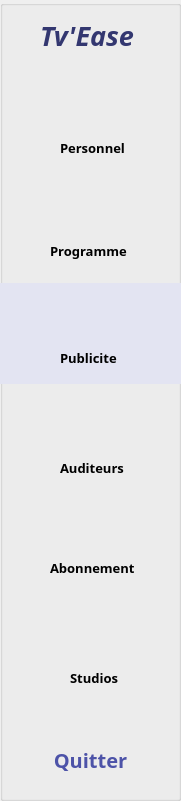
  <widget class="QGroupBox" name="groupBox_2">
   <property name="geometry">
    <rect>
     <x>0</x>
     <y>0</y>
     <width>181</width>
     <height>801</height>
    </rect>
   </property>
   <property name="styleSheet">
    <string notr="true">background-image: url(:/img/images/background.jpg);</string>
   </property>
   <property name="title">
    <string/>
   </property>
   <widget class="QWidget" name="verticalLayoutWidget_2">
    <property name="geometry">
     <rect>
      <x>0</x>
      <y>70</y>
      <width>181</width>
      <height>740</height>
     </rect>
    </property>
    <property name="sizePolicy">
     <sizepolicy hsizetype="Preferred" vsizetype="Preferred">
      <horstretch>0</horstretch>
      <verstretch>0</verstretch>
     </sizepolicy>
    </property>
    <layout class="QVBoxLayout" name="verticalLayout_2">
     <item>
      <widget class="QPushButton" name="pushButton_16">
       <property name="sizePolicy">
        <sizepolicy hsizetype="Minimum" vsizetype="Preferred">
         <horstretch>0</horstretch>
         <verstretch>0</verstretch>
        </sizepolicy>
       </property>
       <property name="cursor">
        <cursorShape>PointingHandCursor</cursorShape>
       </property>
       <property name="styleSheet">
        <string notr="true">QPushButton{
background-color: transparent;
	background-image: url();
    font-family: Neue Haas Grotesk Text Pro Thin; 
    font-weight: bold; 
    font-size: 20px; 
border : none ; 
border-radius : 0 px ;
color : #4D53A8 ; 
}
QPushButton:hover{
background-color: #E3E4F2;
 
}

</string>
       </property>
       <property name="text">
        <string/>
       </property>
       <property name="icon">
        <iconset>
         <disabledon>:/img/images/perso.png</disabledon>
        </iconset>
       </property>
       <property name="iconSize">
        <size>
         <width>30</width>
         <height>30</height>
        </size>
       </property>
      </widget>
     </item>
     <item>
      <widget class="QPushButton" name="pushButton_17">
       <property name="sizePolicy">
        <sizepolicy hsizetype="Minimum" vsizetype="Preferred">
         <horstretch>0</horstretch>
         <verstretch>0</verstretch>
        </sizepolicy>
       </property>
       <property name="cursor">
        <cursorShape>PointingHandCursor</cursorShape>
       </property>
       <property name="styleSheet">
        <string notr="true">QPushButton{
background-color: transparent;
	background-image: url();
    font-family: Neue Haas Grotesk Text Pro Thin; 
    font-weight: bold; 
    font-size: 20px; 
border : none ; 
border-radius : 0 px ;
color : #4D53A8 ; 
}
QPushButton:hover{
background-color: #E3E4F2;
 
}

</string>
       </property>
       <property name="text">
        <string/>
       </property>
       <property name="icon">
        <iconset resource="source.qrc">
         <normaloff>:/img/images/program.png</normaloff>:/img/images/program.png</iconset>
       </property>
       <property name="iconSize">
        <size>
         <width>30</width>
         <height>30</height>
        </size>
       </property>
      </widget>
     </item>
     <item>
      <widget class="QPushButton" name="pushButton_18">
       <property name="sizePolicy">
        <sizepolicy hsizetype="Minimum" vsizetype="Preferred">
         <horstretch>0</horstretch>
         <verstretch>0</verstretch>
        </sizepolicy>
       </property>
       <property name="styleSheet">
        <string notr="true">background-color: #E3E4F2;
	background-image: url();

  font-family: Neue Haas Grotesk Text Pro Thin, sans-serif; 
  font-weight: bold; 
    font-size: 20px; 
border : none ; 
border-radius : 0 px ;
color : #4D53A8 ; </string>
       </property>
       <property name="text">
        <string/>
       </property>
       <property name="icon">
        <iconset resource="source.qrc">
         <normaloff>:/img/images/pub.png</normaloff>:/img/images/pub.png</iconset>
       </property>
       <property name="iconSize">
        <size>
         <width>30</width>
         <height>30</height>
        </size>
       </property>
      </widget>
     </item>
     <item>
      <widget class="QPushButton" name="pushButton_19">
       <property name="sizePolicy">
        <sizepolicy hsizetype="Minimum" vsizetype="Preferred">
         <horstretch>0</horstretch>
         <verstretch>0</verstretch>
        </sizepolicy>
       </property>
       <property name="cursor">
        <cursorShape>PointingHandCursor</cursorShape>
       </property>
       <property name="styleSheet">
        <string notr="true">QPushButton{
background-color: transparent;
	background-image: url();
    font-family: Neue Haas Grotesk Text Pro Thin; 
    font-weight: bold; 
    font-size: 20px; 
border : none ; 
border-radius : 0 px ;
color : #4D53A8 ; 
}
QPushButton:hover{
background-color: #E3E4F2;
 
}

</string>
       </property>
       <property name="text">
        <string/>
       </property>
       <property name="icon">
        <iconset resource="source.qrc">
         <normaloff>:/img/images/audi.png</normaloff>:/img/images/audi.png</iconset>
       </property>
       <property name="iconSize">
        <size>
         <width>30</width>
         <height>30</height>
        </size>
       </property>
      </widget>
     </item>
     <item>
      <widget class="QPushButton" name="pushButton_20">
       <property name="sizePolicy">
        <sizepolicy hsizetype="Minimum" vsizetype="Preferred">
         <horstretch>0</horstretch>
         <verstretch>0</verstretch>
        </sizepolicy>
       </property>
       <property name="cursor">
        <cursorShape>PointingHandCursor</cursorShape>
       </property>
       <property name="styleSheet">
        <string notr="true">QPushButton{
background-color: transparent;
	background-image: url();
    font-family: Neue Haas Grotesk Text Pro Thin; 
    font-weight: bold; 
    font-size: 20px; 
border : none ; 
border-radius : 0 px ;
color : #4D53A8 ; 
}
QPushButton:hover{
background-color: #E3E4F2;
 
}

</string>
       </property>
       <property name="text">
        <string/>
       </property>
       <property name="icon">
        <iconset resource="source.qrc">
         <normaloff>:/img/images/abonementtt.png</normaloff>:/img/images/abonementtt.png</iconset>
       </property>
       <property name="iconSize">
        <size>
         <width>30</width>
         <height>30</height>
        </size>
       </property>
      </widget>
     </item>
     <item>
      <widget class="QPushButton" name="pushButton_21">
       <property name="sizePolicy">
        <sizepolicy hsizetype="Minimum" vsizetype="Preferred">
         <horstretch>0</horstretch>
         <verstretch>0</verstretch>
        </sizepolicy>
       </property>
       <property name="cursor">
        <cursorShape>PointingHandCursor</cursorShape>
       </property>
       <property name="styleSheet">
        <string notr="true">QPushButton{
background-color: transparent;
	background-image: url();
    font-family: Neue Haas Grotesk Text Pro Thin; 
    font-weight: bold; 
    font-size: 20px; 
border : none ; 
border-radius : 0 px ;
color : #4D53A8 ; 
}
QPushButton:hover{
background-color: #E3E4F2;
 
}

</string>
       </property>
       <property name="text">
        <string/>
       </property>
       <property name="icon">
        <iconset resource="source.qrc">
         <normaloff>:/img/images/stu.png</normaloff>:/img/images/stu.png</iconset>
       </property>
       <property name="iconSize">
        <size>
         <width>30</width>
         <height>30</height>
        </size>
       </property>
      </widget>
     </item>
     <item>
      <widget class="QPushButton" name="pushButton_22">
       <property name="sizePolicy">
        <sizepolicy hsizetype="Minimum" vsizetype="Preferred">
         <horstretch>0</horstretch>
         <verstretch>0</verstretch>
        </sizepolicy>
       </property>
       <property name="cursor">
        <cursorShape>PointingHandCursor</cursorShape>
       </property>
       <property name="styleSheet">
        <string notr="true">QPushButton{
background-color: transparent;
	background-image: url();
    font-family: Neue Haas Grotesk Text Pro Thin; 
    font-weight: bold; 
    font-size: 20px; 
border : none ; 
border-radius : 0 px ;
color : #4D53A8 ; 
}
QPushButton:hover{
background-color: #E3E4F2;
 
}

</string>
       </property>
       <property name="text">
        <string>Quitter</string>
       </property>
       <property name="icon">
        <iconset resource="source.qrc">
         <normaloff>:/img/images/quit.png</normaloff>:/img/images/quit.png</iconset>
       </property>
       <property name="iconSize">
        <size>
         <width>50</width>
         <height>100</height>
        </size>
       </property>
      </widget>
     </item>
    </layout>
   </widget>
   <widget class="QLabel" name="label">
    <property name="geometry">
     <rect>
      <x>40</x>
      <y>20</y>
      <width>141</width>
      <height>31</height>
     </rect>
    </property>
    <property name="font">
     <font>
      <family>Neue Haas Grotesk Text Pro Extr</family>
      <pointsize>20</pointsize>
      <weight>75</weight>
      <italic>true</italic>
      <bold>true</bold>
     </font>
    </property>
    <property name="styleSheet">
     <string notr="true">border : none ;
background-color: none;
color : #333770 ;
background-image: url();

    </string>
    </property>
    <property name="text">
     <string>Tv'Ease</string>
    </property>
   </widget>
   <widget class="QLabel" name="label_34">
    <property name="geometry">
     <rect>
      <x>60</x>
      <y>460</y>
      <width>71</width>
      <height>16</height>
     </rect>
    </property>
    <property name="font">
     <font>
      <family>Neue Haas Grotesk Text Pro Medi</family>
      <pointsize>10</pointsize>
      <weight>75</weight>
      <bold>true</bold>
     </font>
    </property>
    <property name="styleSheet">
     <string notr="true">background-color: none;
background-image: url();</string>
    </property>
    <property name="text">
     <string>Auditeurs</string>
    </property>
   </widget>
   <widget class="QLabel" name="label_26">
    <property name="geometry">
     <rect>
      <x>60</x>
      <y>140</y>
      <width>81</width>
      <height>16</height>
     </rect>
    </property>
    <property name="font">
     <font>
      <family>Neue Haas Grotesk Text Pro Medi</family>
      <pointsize>10</pointsize>
      <weight>75</weight>
      <bold>true</bold>
     </font>
    </property>
    <property name="styleSheet">
     <string notr="true">background-color: none;
background-image: url();</string>
    </property>
    <property name="text">
     <string>Personnel</string>
    </property>
   </widget>
   <widget class="QLabel" name="label_33">
    <property name="geometry">
     <rect>
      <x>60</x>
      <y>350</y>
      <width>61</width>
      <height>16</height>
     </rect>
    </property>
    <property name="font">
     <font>
      <family>Neue Haas Grotesk Text Pro Medi</family>
      <pointsize>10</pointsize>
      <weight>75</weight>
      <bold>true</bold>
     </font>
    </property>
    <property name="styleSheet">
     <string notr="true">background-color: none;
background-image: url();</string>
    </property>
    <property name="text">
     <string>Publicite</string>
    </property>
   </widget>
   <widget class="QLabel" name="label_35">
    <property name="geometry">
     <rect>
      <x>50</x>
      <y>560</y>
      <width>91</width>
      <height>16</height>
     </rect>
    </property>
    <property name="font">
     <font>
      <family>Neue Haas Grotesk Text Pro Medi</family>
      <pointsize>10</pointsize>
      <weight>75</weight>
      <bold>true</bold>
     </font>
    </property>
    <property name="styleSheet">
     <string notr="true">background-color: none;
background-image: url();</string>
    </property>
    <property name="text">
     <string>Abonnement</string>
    </property>
   </widget>
   <widget class="QLabel" name="label_32">
    <property name="geometry">
     <rect>
      <x>50</x>
      <y>240</y>
      <width>81</width>
      <height>21</height>
     </rect>
    </property>
    <property name="font">
     <font>
      <family>Neue Haas Grotesk Text Pro Medi</family>
      <pointsize>10</pointsize>
      <weight>75</weight>
      <bold>true</bold>
     </font>
    </property>
    <property name="styleSheet">
     <string notr="true">background-color: none;
background-image: url();</string>
    </property>
    <property name="text">
     <string>Programme</string>
    </property>
   </widget>
   <widget class="QLabel" name="label_36">
    <property name="geometry">
     <rect>
      <x>70</x>
      <y>670</y>
      <width>61</width>
      <height>16</height>
     </rect>
    </property>
    <property name="font">
     <font>
      <family>Neue Haas Grotesk Text Pro Medi</family>
      <pointsize>10</pointsize>
      <weight>75</weight>
      <bold>true</bold>
     </font>
    </property>
    <property name="styleSheet">
     <string notr="true">background-color: none;
background-image: url();</string>
    </property>
    <property name="text">
     <string>Studios</string>
    </property>
   </widget>
  </widget>
